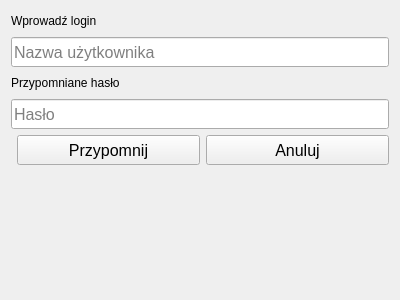
<?xml version="1.0" encoding="UTF-8"?>
<ui version="4.0">
 <class>RemindPassword</class>
 <widget class="QWidget" name="RemindPassword">
  <property name="geometry">
   <rect>
    <x>0</x>
    <y>0</y>
    <width>400</width>
    <height>300</height>
   </rect>
  </property>
  <property name="windowTitle">
   <string>Przypomnij hasło</string>
  </property>
  <layout class="QVBoxLayout" name="verticalLayout">
   <item>
    <layout class="QFormLayout" name="formLayout">
     <item row="1" column="0" colspan="2">
      <widget class="QLineEdit" name="usernameInput">
       <property name="minimumSize">
        <size>
         <width>0</width>
         <height>30</height>
        </size>
       </property>
       <property name="baseSize">
        <size>
         <width>0</width>
         <height>30</height>
        </size>
       </property>
       <property name="font">
        <font>
         <pointsize>12</pointsize>
        </font>
       </property>
       <property name="placeholderText">
        <string>Nazwa użytkownika</string>
       </property>
      </widget>
     </item>
     <item row="3" column="0" colspan="2">
      <widget class="QLineEdit" name="passwordOutput">
       <property name="minimumSize">
        <size>
         <width>0</width>
         <height>30</height>
        </size>
       </property>
       <property name="baseSize">
        <size>
         <width>0</width>
         <height>30</height>
        </size>
       </property>
       <property name="font">
        <font>
         <pointsize>12</pointsize>
        </font>
       </property>
       <property name="placeholderText">
        <string>Hasło</string>
       </property>
      </widget>
     </item>
     <item row="2" column="0" colspan="2">
      <widget class="QLabel" name="labelPassword">
       <property name="minimumSize">
        <size>
         <width>0</width>
         <height>20</height>
        </size>
       </property>
       <property name="maximumSize">
        <size>
         <width>16777215</width>
         <height>20</height>
        </size>
       </property>
       <property name="text">
        <string>Przypomniane hasło</string>
       </property>
      </widget>
     </item>
     <item row="0" column="0" colspan="2">
      <widget class="QLabel" name="labelUsername">
       <property name="minimumSize">
        <size>
         <width>0</width>
         <height>20</height>
        </size>
       </property>
       <property name="maximumSize">
        <size>
         <width>16777215</width>
         <height>20</height>
        </size>
       </property>
       <property name="text">
        <string>Wprowadź login</string>
       </property>
      </widget>
     </item>
     <item row="5" column="1">
      <layout class="QHBoxLayout" name="buttonLayout">
       <item>
        <widget class="QPushButton" name="remindButton">
         <property name="minimumSize">
          <size>
           <width>0</width>
           <height>30</height>
          </size>
         </property>
         <property name="font">
          <font>
           <pointsize>12</pointsize>
          </font>
         </property>
         <property name="text">
          <string>Przypomnij</string>
         </property>
        </widget>
       </item>
       <item>
        <widget class="QPushButton" name="remindButtonCancel">
         <property name="minimumSize">
          <size>
           <width>0</width>
           <height>30</height>
          </size>
         </property>
         <property name="font">
          <font>
           <pointsize>12</pointsize>
          </font>
         </property>
         <property name="text">
          <string>Anuluj</string>
         </property>
        </widget>
       </item>
      </layout>
     </item>
    </layout>
   </item>
  </layout>
 </widget>
 <resources/>
 <connections/>
</ui>
